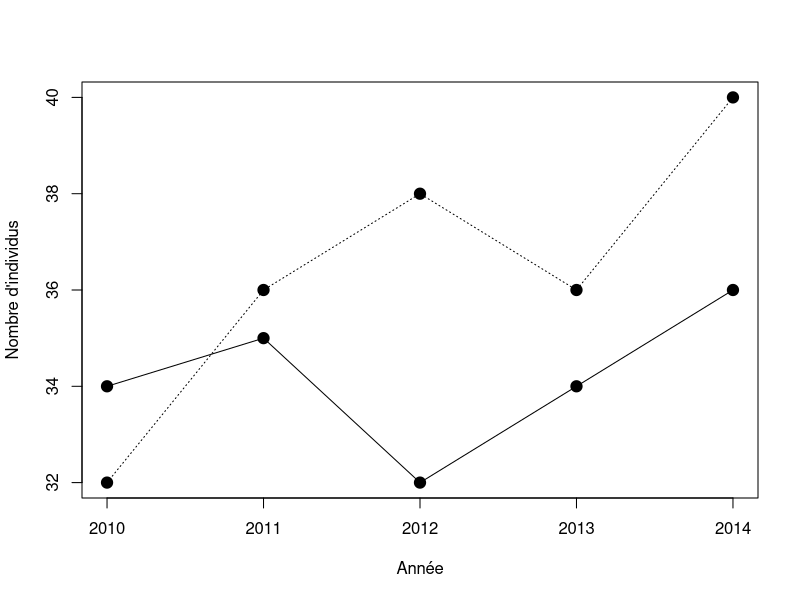
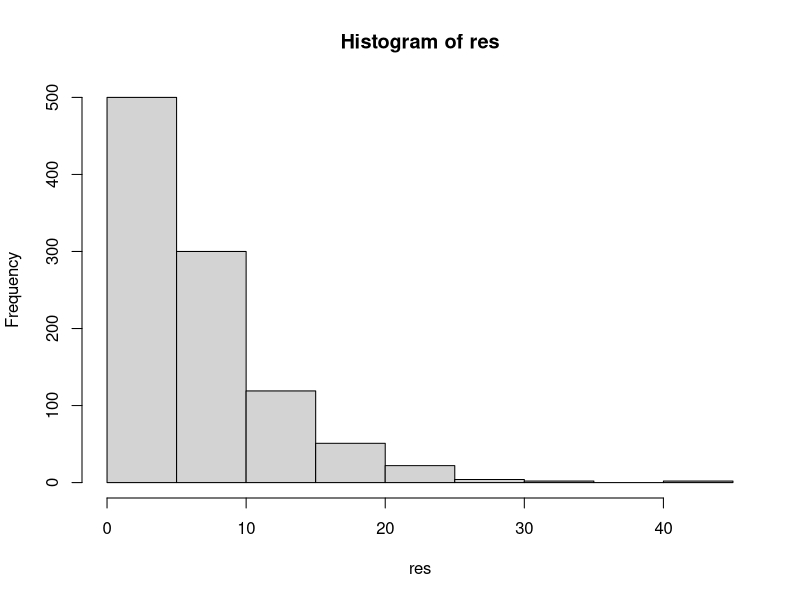
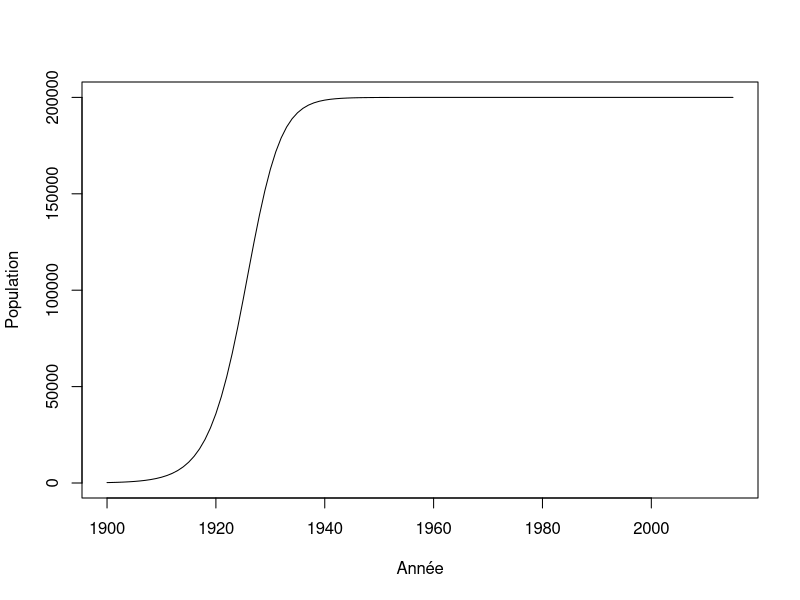
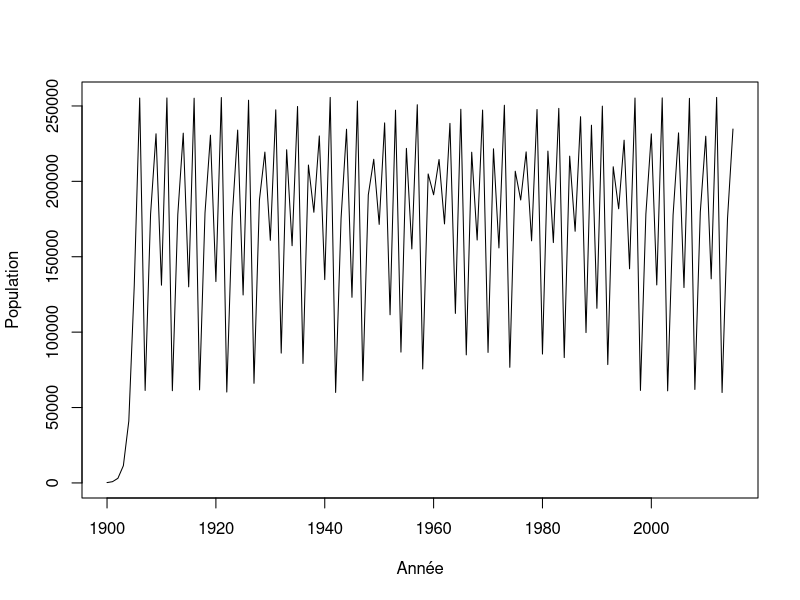

These figures' R source, in order:
## ---- chunk 1
donnees <- matrix(nr = 5, nc = 2)
donnees[,1] <- c(34,35,32,34,36)
donnees[,2] <- c(32,36,38,36,40)
an <- c(2010:2014)
rownames(donnees) <- an
colnames(donnees) <- c("Site1", "Site2")
head(donnees)
## ---- chunk 2
plot(an,donnees[,1],type = "l", xlab = "Année",ylab = "Nombre d'individus", ylim=c(32,40),cex=2)
lines(an,donnees[,2], lty = 3)
points(an,donnees[,1], pch = 19,cex=1.5)
points(an,donnees[,2], pch = 19,cex=1.5)
## ---- chunk 3
# 0. Sauvons les données dans une matrice "lambda"
lambda <- matrix(nr = 4, nc = 2)

# 1. Calculons le taux de croissance
lambda[1,1] <- (donnees[2,1] - donnees[1,1]) / donnees[1,1]
## ---- chunk 4
lambda[2,1] <- (donnees[3,1] - donnees[2,1]) / donnees[2,1]
## ---- chunk 5
n_sites <- ncol(donnees)
n_annees <- nrow(donnees)
lambda <- matrix(nr = n_annees-1, nc = n_sites)
for(i in 1:(n_annees-1)) {
    for(j in 1:n_sites) {
        lambda[i,j] <- (donnees[i+1,j] - donnees[i,j]) / donnees[i,j]
    }
}
## ---- chunk 6
head(donnees)
## ---- chunk 7
head(lambda)
## ---- chunk 8
depart <- 1
fin <- 5
for(etape in depart:fin) {
    print(etape)
}
## ---- chunk 9
for(etape in 1:5) {
    print(etape*2)
}
## ---- chunk 10
C = NULL
for(F in -50:100) {
    C = (F - 32) *5/9
    cat("Pour F = ",F," on obtient C = ",C, '\n')
}
## ---- chunk 11
vect5 <- runif(5, 0,1)
for(etape in 1:5) {
    print(vect5[etape])
}
## ---- chunk 12
vect500 <- runif(500, 0,1)
for(etape in 1:5) {
    print(vect500[etape * 5])
}
## ---- chunk 13
n = 1
for(etape in -2:1) {
    cat("etape = ",etape, " n = ",n, '\n')
    n <- n + 1
}
## ---- chunk 14
resultat = matrix(nr = 151, nc = 2)
n = 1
for(F in -50:100) {
    resultat[n,1] = F
    resultat[n,2] = (F-32)*5/9
    n = n + 1
}
head(resultat)
## ---- chunk 15
ma_matrice <- matrix(nr = 3, nc = 5)
n <- 1
for(i in 1:3) {
    for(j in 1:5) {
        ma_matrice[i,j] <- n
        n <- n + 1
    }
}
ma_matrice
## ---- chunk 16
piece <- c("pile","face")
combinaison = "face-face"
while(combinaison != "pile-pile") {
    essai1 <- sample(piece, 1)
    essai2 <- sample(piece, 1)
    combinaison <- paste(essai1, "-" , essai2, sep = "")
    print(combinaison)
}
## ---- chunk 17
de <- c(1:6)
n <- 1
tirage <- 1 # Il faut initier le tirage
while(tirage != 6) {
	tirage <- sample(de,1) # tirage du dé
	n <- n + 1 # mise à jour du compter pour tester le nombre de tirages
}
cat(n, "tirages pour obtenir un 6 ", '\n')
## ---- chunk 18
de <- c(1:6)
n_test <- 1000
res <- numeric(n_test)
for(i in 1:n_test) {
	n <- 1
	tirage <- 1 # Il faut initier le tirage
	while(tirage != 6) {
		tirage <- sample(de,1) # tirage du dé
		n <- n + 1 # mise à jour du compter pour tester le nombre de tirages
	}
	res[i] <- n # Enregistrement du nombre de tirage
}
mean(res)
## ---- chunk 19
hist(res)
## ---- chunk 20
r <- 0.3
N <- 220
K <- 200000
step <- 1
while(N < K/2) {
    N <- N + r * N * (1 - N/K)
    step <- step + 1
}
step
## ---- chunk 21
r <- 0.3
K <- 200000
n_steps <- 115
N <- numeric(n_steps+1)
N[1] <- 220

for(i in 2:(n_steps+1)) {
    N[i] <- N[i-1] + r * N[i-1] * (1 - N[i-1]/K)
}
## ---- chunk 22
plot(c(1900:2015), N, type = "l", xlab = "Année", ylab = "Population")
## ---- chunk 23
n_steps <- 115
N <- numeric(n_steps+1)
N[1] <- 220
for(i in 2:(n_steps+1)) {
    N[i] <- N[i-1] + 2.75 * N[i-1] * (1 - N[i-1]/200000)
}
plot(c(1900:2015), N, type = "l", xlab = "Année", ylab = "Population")

## ---- chunk 24
X <- runif(n = 10)
res <- numeric(10)
for(i in 1:10) {
    if(X[i] < 0.3) {
        res[i] <- "plus petit"
    }
    else {
        res[i] <- "plus grand"
    }
}
cbind(X,res)
## ---- chunk 25
chiffres <- runif(n = 10)
res2 <- numeric(10)
for(i in 1:10) {
    if(chiffres[i] > 0.2 & chiffres[i] < 0.6) {
        res2[i] <- "oui"
    }
    else {
        res2[i] <- "non"
    }
}
cbind(chiffres,res2)
## ---- chunk 26
X <- runif(n = 10)
res2 <- numeric(10)
res2[X > 0.2 & X < 0.6] <- "oui"
res2[X < 0.2 | X > 0.6] <- "non"
cbind(X,res2)
